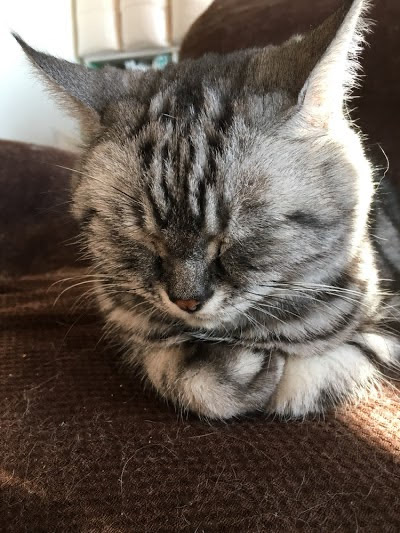
#> input picture 07_lambda_docker/test/images/cat.jpg, 400 x 533 px
$ python resize.py
#> lines starting #> are read from the running program, lines starting #| are printed output that depends on the picture
from PIL import Image

# 設定
SAMPLE_IMAGE = "../images/cat.jpg"
RESIZE_IMAGE = "../images/output.jpg"

with Image.open(SAMPLE_IMAGE) as img:
#> img is the input picture: PIL image 400x533 RGB; mean R, G, B 103.5, 92.8, 84.2
    resized_img = img.resize((256, 256))
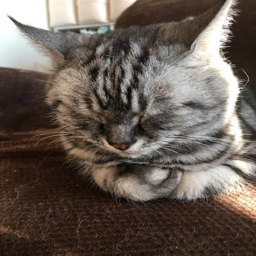
#> resized_img: PIL image 256x256 RGB; mean R, G, B 103.5, 92.8, 84.2
    resized_img.save(RESIZE_IMAGE)
